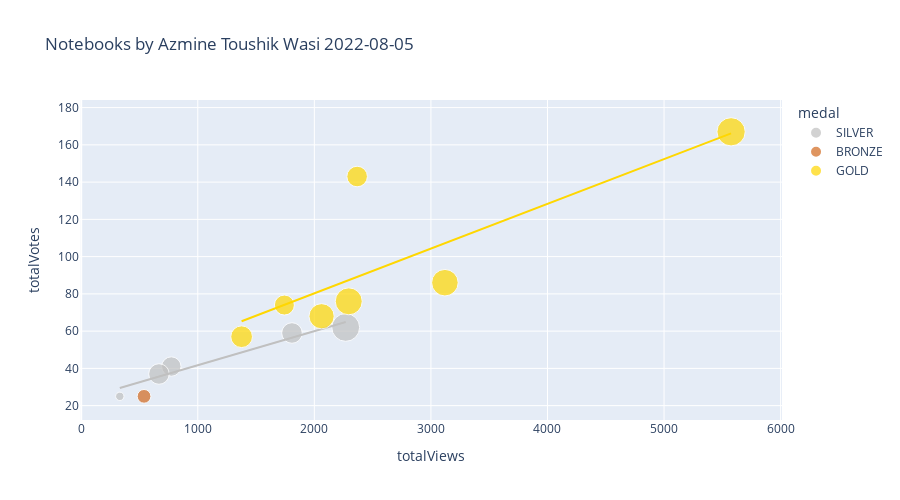

Notebook code for this chart:
### Code cell
dft=pd.read_csv(links[-2])

dft['totalComments'].fillna(0, inplace=True)
dft['medal'].fillna('N/A', inplace=True)
dft['size'] = dft['totalComments'].clip(lower=1)
color_map = {
    'GOLD': 'gold',
    'SILVER': 'silver',
    'BRONZE': 'chocolate',
    'N/A': '#333'}
px.scatter(
    dft,
    'totalViews',
    'totalVotes',
    title=f'Notebooks by {df.author_displayName.get(0)} '+str(links[-2][25:35]),
    log_x=False,
    log_y=False,
    #width=800, 
    height=500,
    color='medal',
    color_discrete_map=color_map,
    size='size',
    trendline='ols',
    trendline_options=dict(log_x=False, log_y=False, add_constant=True),
    #trendline='lowess', # Use for Locally Weighted Scatterplot Smoothing line
    #trendline_scope='overall', # Use this for one trendline
    hover_name='title')

### Figure 1 — Plotly figure (JSON) as saved in the notebook; plotly's stock layout.template omitted (floating-point values rounded to 4 significant figures)
{"data": [{"hovertemplate": "<b>%{hovertext}</b><br><br>medal=SILVER<br>totalViews=%{x}<br>totalVotes=%{y}<br>size=%{marker.size}<extra></extra>", "hovertext": ["Classification ➡️ Comparing Different Algorithms", "Investment and Financial Analysis  🏭 EPZ", "Advanced Feature Engineering for Classification", "▶️ Cristiano Ronaldo ⚽ Goals  📊 EDA, Analysis", "Coursera 📉 EDA, Insights, Sentiment Analysis"], "legendgroup": "SILVER", "marker": {"color": "silver", "size": [3, 16, 18, 33, 18], "sizemode": "area", "sizeref": 0.085, "symbol": "circle"}, "mode": "markers", "name": "SILVER", "orientation": "v", "showlegend": true, "type": "scatter", "x": [331, 773, 1808, 2269, 667], "xaxis": "x", "y": [25, 41, 59, 62, 37], "yaxis": "y"}, {"hovertemplate": "<b>OLS trendline</b><br>totalVotes = 0.0183216 * totalViews + 23.3711<br>R<sup>2</sup>=0.949627<br><br>medal=SILVER<br>totalViews=%{x}<br>totalVotes=%{y} <b>(trend)</b><extra></extra>", "legendgroup": "SILVER", "marker": {"color": "silver", "symbol": "circle"}, "mode": "lines", "name": "SILVER", "showlegend": false, "type": "scatter", "x": [331, 667, 773, 1808, 2269], "xaxis": "x", "y": [29.44, 35.59, 37.53, 56.5, 64.94], "yaxis": "y"}, {"hovertemplate": "<b>%{hovertext}</b><br><br>medal=BRONZE<br>totalViews=%{x}<br>totalVotes=%{y}<br>size=%{marker.size}<extra></extra>", "hovertext": ["Daily AQI - Air Quality Index [Scheduled]"], "legendgroup": "BRONZE", "marker": {"color": "chocolate", "size": [8], "sizemode": "area", "sizeref": 0.085, "symbol": "circle"}, "mode": "markers", "name": "BRONZE", "orientation": "v", "showlegend": true, "type": "scatter", "x": [539], "xaxis": "x", "y": [25], "yaxis": "y"}, {"hovertemplate": "medal=BRONZE<extra></extra>", "legendgroup": "BRONZE", "marker": {"color": "chocolate", "symbol": "circle"}, "mode": "lines", "name": "BRONZE", "showlegend": false, "type": "scatter", "xaxis": "x", "yaxis": "y"}, {"hovertemplate": "<b>%{hovertext}</b><br><br>medal=GOLD<br>totalViews=%{x}<br>totalVotes=%{y}<br>size=%{marker.size}<extra></extra>", "hovertext": ["UCL ⚽ EDA & Viz ⭐ 2021-22 ⭐ Players & Teams", "ML Foundation ➡️ Bias-Variance Tradeoff ", "Divorce Prediction & Reasons Analysis with PCA", "▶️ Lionel Messi 📊 Extended EDA ⚽ Goals ", "ML Foundation ➡️ Cross Validation ✅ All Methods", "ML Foundation ➡️ Clustering Techniques, Algorithms", "ML Foundation ➡️ Imputation : All Techniques"], "legendgroup": "GOLD", "marker": {"color": "gold", "size": [27, 30, 20, 31, 17, 18, 34], "sizemode": "area", "sizeref": 0.085, "symbol": "circle"}, "mode": "markers", "name": "GOLD", "orientation": "v", "showlegend": true, "type": "scatter", "x": [2062, 3120, 1376, 2295, 1743, 2367, 5575], "xaxis": "x", "y": [68, 86, 57, 76, 74, 143, 167], "yaxis": "y"}, {"hovertemplate": "<b>OLS trendline</b><br>totalVotes = 0.0240253 * totalViews + 32.2312<br>R<sup>2</sup>=0.644870<br><br>medal=GOLD<br>totalViews=%{x}<br>totalVotes=%{y} <b>(trend)</b><extra></extra>", "legendgroup": "GOLD", "marker": {"color": "gold", "symbol": "circle"}, "mode": "lines", "name": "GOLD", "showlegend": false, "type": "scatter", "x": [1376, 1743, 2062, 2295, 2367, 3120, 5575], "xaxis": "x", "y": [65.29, 74.11, 81.77, 87.37, 89.1, 107.2, 166.2], "yaxis": "y"}], "layout": {"height": 500, "legend": {"itemsizing": "constant", "title": {"text": "medal"}, "tracegroupgap": 0}, "title": {"text": "Notebooks by Azmine Toushik Wasi 2022-08-05"}, "xaxis": {"anchor": "y", "domain": [0, 1], "title": {"text": "totalViews"}}, "yaxis": {"anchor": "x", "domain": [0, 1], "title": {"text": "totalVotes"}}}}
